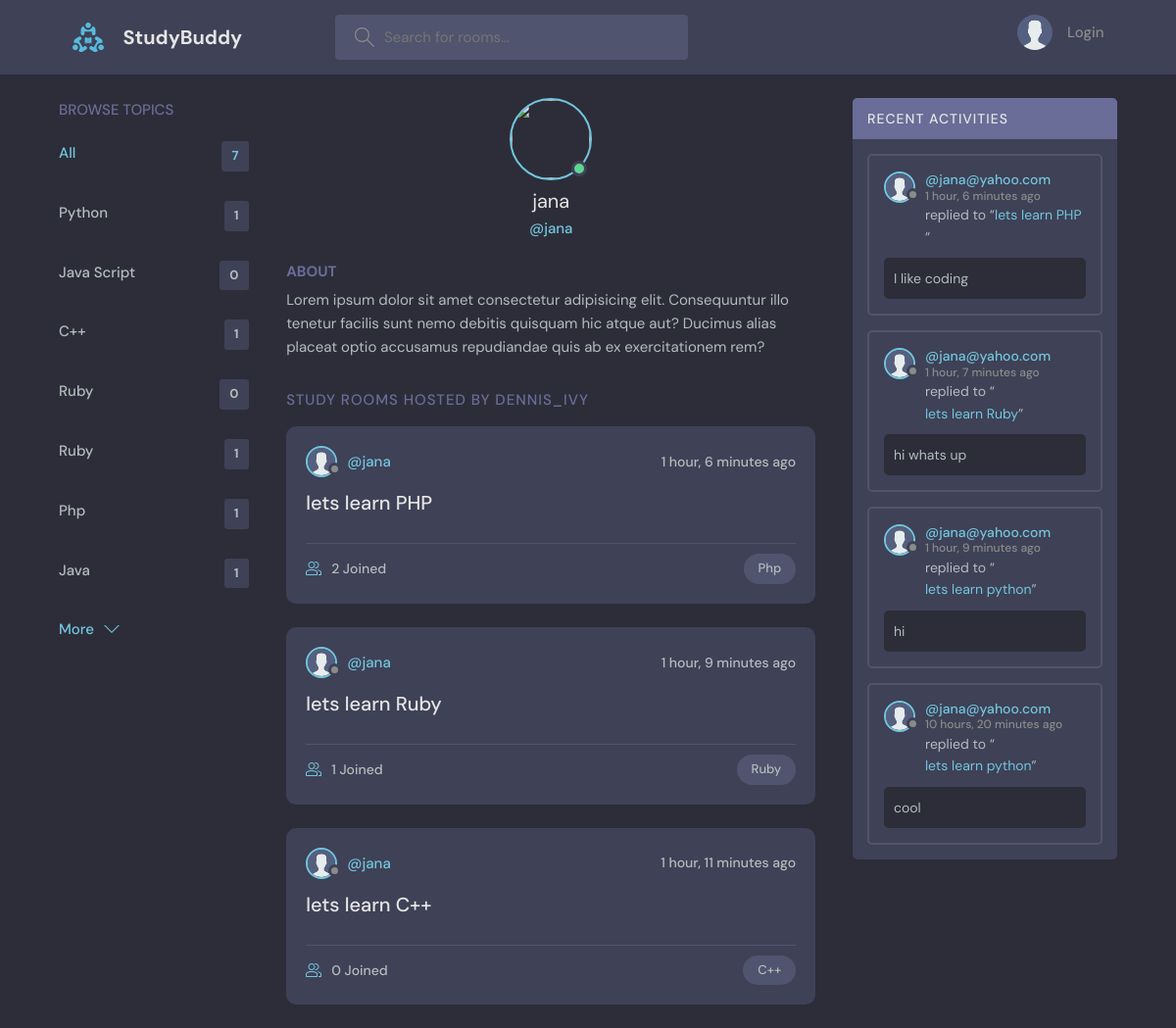
The app's page /user-porfile/2/ with its own data.
### base/models.py (models this page shows, shortened)
class Topic(models.Model):
    name = models.CharField(max_length=200)

class User(AbstractUser):
    name = models.CharField(max_length=200, null=True)
    email = models.EmailField(unique=True, null=True)
    bio = models.TextField(max_length=400, null=True )
    avatar = models.ImageField(null=True, default='avatar.svg')
    USERNAME_FIELD = 'email'
    REQUIRED_FIELDS = []

class Room(models.Model):
    host = models.ForeignKey(User, on_delete=models.SET_NULL, null= True)
    topic = models.ForeignKey(Topic, on_delete=models.SET_NULL, null= True)
    name = models.CharField(max_length=200)
    description = models.TextField(null=True, blank=True)
    participants = models.ManyToManyField(User, related_name='participants', blank= True)
    updated = models.DateTimeField(auto_now=True)
    created = models.DateTimeField(auto_now_add=True)
    class Meta:
        ordering = ['-updated', '-created']
    def __str__(self):
        return self.name

class Message(models.Model):
    user = models.ForeignKey(User , on_delete= models.CASCADE)
    room = models.ForeignKey(Room, on_delete= models.CASCADE)
    body = models.TextField()
    updated = models.DateTimeField(auto_now=True)
    created = models.DateTimeField(auto_now_add=True)
    class Meta:
        ordering = ['-updated', '-created']

### base/views.py (the view)
# urls.py: path('user-porfile/<str:pk>/', views.userProfile, name= 'user-profile'),
def userProfile(request, pk):
    user = User.objects.get(id=pk)
    rooms = user.room_set.all()
    room_messages = user.message_set.all()
    topics = Topic.objects.all()
    context = {'user': user, 'rooms': rooms, 'room_messages': room_messages, 'topics': topics }
    return render(request, 'base/profile.html', context)

### base/templates/base/profile.html (shortened to what this page needs)
{% extends 'main.html' %}
{% block content %}
  <main class="profile-page layout layout--3">
    <div class="container">
      {% include 'base/topics_component.html' %}
      <div class="roomList">
        <div class="profile">
          <div class="profile__avatar">
            <div class="avatar avatar--large active">
              <img src="{{request.user.avatar.url}}" />
            </div>
          </div>
          <div class="profile__info">
            <h3>{{user.username}}</h3>
            <p>@{{user.username}}</p>
          </div>
          <div class="profile__about">
            <h3>About</h3>
            <p>
              Lorem ipsum dolor sit amet consectetur adipisicing elit. Consequuntur illo tenetur
              facilis sunt nemo debitis quisquam hic atque aut? Ducimus alias placeat optio
              accusamus repudiandae quis ab ex exercitationem rem?
            </p>
          </div>
        </div>
        <div class="roomList__header">
          <div>
            <h2>Study Rooms Hosted by dennis_ivy</a>
            </h2>
          </div>
        </div>
        {% include 'base/feed_component.html' %}
      </div>
      {% include 'base/activity_component.html' %}
    </div>
  </main>
{% endblock %}

### base/templates/base/topics_component.html
<div class="topics">
  <div class="topics__header">
    <h2>Browse Topics</h2>
  </div>
  <ul class="topics__list">
    <li>
      <a href='{% url 'home' %}' class="active">All <span>{{topics.count}}</span></a>
    </li>
    {% for topic in topics %}
    <li>
      <a href='{% url 'home' %}?q={{topic.name}}'>{{topic.name|title}} <span>{{topic.room_set.all.count}}</span></a>
    </li>
    {% endfor %}
  </ul>
  <a class="btn btn--link" href="{% url 'topics' %}">
    More
    <svg version="1.1" xmlns="http://www.w3.org/2000/svg" width="32" height="32" viewBox="0 0 32 32">
      <title>chevron-down</title>
      <path d="M16 21l-13-13h-3l16 16 16-16h-3l-13 13z"></path>
    </svg>
  </a>
</div>

### base/templates/base/feed_component.html (shortened to what this page needs)
{% for room in rooms %}
  <div class="roomListRoom">
    <div class="roomListRoom__header">
      <a href="{% url 'user-profile' room.host.id %}" class="roomListRoom__author">
        <div class="avatar avatar--small">
          <img src="{{room.host.avatar.url}}" />
        </div>
        <span>@{{room.host.username}}</span>
      </a>
      <div class="roomListRoom__actions">
        <span>{{room.created|timesince}} ago</span>
      </div>
    </div>
    <div class="roomListRoom__content">
      <a href="{% url 'room' room.id %}">{{room.name}}</a>
    </div>
    <div class="roomListRoom__meta">
      <a href="{% url 'room' room.id %}" class="roomListRoom__joined">
        {{room.participants.all.count}} Joined
      </a>
      <p class="roomListRoom__topic">{{room.topic.name|title}}</p>
    </div>
  </div>
{% endfor %}

### base/templates/base/activity_component.html (shortened to what this page needs)
<div class="activities">
  <div class="activities__header">
    <h2>Recent Activities</h2>
  </div>
  {% for message in room_messages %}
  <div class="activities__box">
    <div class="activities__boxHeader roomListRoom__header">
      <a href="{% url 'user-profile' message.user.id %}" class="roomListRoom__author">
        <div class="avatar avatar--small">
          <img src="{{message.user.avatar.url}}" />
        </div>
        <p>
          @{{message.user}}
          <span> {{message.created|timesince}} ago</span>
        </p>
      </a>
    </div>
    <div class="activities__boxContent">
      <p>replied to  “<a href="{% url 'room' message.room.id %}">{{message.room}}</a>”</p>
      <div class="activities__boxRoomContent">
        {{message.body}}
      </div>
    </div>
  </div>
  {% endfor %}
</div>

### records on screen
Topic: name "Python", room_set.all.count "1"
Topic: name "Java Script", room_set.all.count "0"
Topic: name "C++", room_set.all.count "1"
Topic: name "Ruby", room_set.all.count "0"
Topic: name "Ruby", room_set.all.count "1"
Topic: name "Php", room_set.all.count "1"
Topic: name "Java", room_set.all.count "1"
User: username "jana"
Room: host.avatar (placeholder picture), host.username "jana", created "1 hour, 6 minutes", name "lets learn PHP", participants.all.count "2", topic.name "Php"
Room: host.avatar (placeholder picture), host.username "jana", created "1 hour, 9 minutes", name "lets learn Ruby", participants.all.count "1", topic.name "Ruby"
Room: host.avatar (placeholder picture), host.username "jana", created "1 hour, 11 minutes", name "lets learn C++", participants.all.count "0", topic.name "C++"
Message: user.avatar (placeholder picture), user "jana@yahoo.com", created "1 hour, 6 minutes", room "lets learn PHP", body "I like coding"
Message: user.avatar (placeholder picture), user "jana@yahoo.com", created "1 hour, 7 minutes", room "lets learn Ruby", body "hi whats up"
Message: user.avatar (placeholder picture), user "jana@yahoo.com", created "1 hour, 9 minutes", room "lets learn python", body "hi"
Message: user.avatar (placeholder picture), user "jana@yahoo.com", created "10 hours, 20 minutes", room "lets learn python", body "cool"

### other values on screen
{{ topics.count }} "7"
